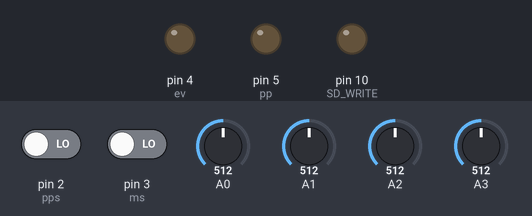
Recording of a sketch running on a simulated Arduino Uno, built with avr-gcc and run on an emulated ATmega328P. Parts: output pins drawn as LEDs (lit = HIGH). The inputs (shaded band) are chosen by the test bench; at power-on: pin 2 (pps) LOW, pin 3 (ms) LOW, A0 = 512, A1 = 512, A2 = 512, A3 = 512. The local clock reads 2024-03-15 10:24:30 at power-on unless the sketch sets it; storage starts empty; what the sketch prints to the serial monitor is not drawn.

Above: at 0.3 s.
Timing chart, 0 to 1.8 s (numbered marks = the images above):
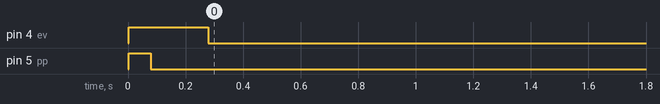

The sketch:

Automatic_Watering_controller.ino
```cpp
#include <RTClib.h>
#include <SPI.h>
#include <SD.h>
#include <Wire.h>

const char* filename = "datalog.csv";
File file;
RTC_DS1307 rtc;
char Time[20];

const int dry1 = 544; // Minimum sensor1 dryness to turn electric valve on
const int wet1 = 270; // Maximum sensor1 wetness to turn electric valve off

const int dry2 = 544; // Minimum sensor2 dryness to turn electric valve on
const int wet2 = 270; // Maximum sensor2 wetness to turn electric valve off

const int dry3 = 544; // Minimum sensor3 dryness to turn electric valve on
const int wet3 = 270; // Maximum sensor3 wetness to turn electric valve off

const int dry4 = 544; // Minimum sensor4 dryness to turn electric valve on
const int wet4 = 270; // Maximum sensor4 wetness to turn electric valve off

const int LowMoisture = 20;    // Minimum moisture level before misting
const int HighMoisture = 75;   // Maximum moisture level before counting 1
const int maxwatercount = 2;   // Maximum times to water plants a day

const int pps= 2;              // Setting pressure pump switch to Pin 2
const int ms = 3;              // Setting manual watering switch to Pin 3
const int ev = 4;              // Setting electrical valve to Pin 4
const int pp = 5;              // Setting pressure pump to Pin 5

int watercount = 0;      // Counting the number of watering sessions
int watercond = 0;       // Condition to water (TRUE or FALSE)

void setup() {
  Serial.begin(9600);
  Wire.begin();
  rtc.begin();
  rtc.adjust(DateTime(__DATE__, __TIME__));

  pinMode(pps,INPUT);      // PRESSURE PUMP SWITCH
  pinMode(ms,INPUT);       // MANUAL SWITCH
  pinMode(ev,OUTPUT);      // ELECTRICAL VALVE
  pinMode(pp,OUTPUT);      // PRESSURE PUMP
  pinMode(10,OUTPUT);     // SD WRITE
  digitalWrite(ev,HIGH);  // TURN VALVE OFF INITIALLY
  digitalWrite(pp,HIGH);  // TURN PRESSURE PUMP OFF INITIALLY

  if (!SD.begin(10)) {
    Serial.println("Error : Push the reset button");
    for (;;);
  }
  file = SD.open(filename, FILE_WRITE);
  if (file.size() == 0) {
    file.print("Watering Time, Moisture 1, Moisture 2, Moisture 3, Moisture 4, Water count");
  }
}

void loop() {

  int manualState = digitalRead(ms);                        // Read the INPUT VOLTAGE OF PIN 3
  int ppState = digitalRead(pps);                           // READ THE INPUT VOLTAGE OF PIN 2
  int ActppSt = digitalRead(pp);                            // READ ACTUAL PUMP STATE
  int sensorVal1 = analogRead(A0);
  int sensorVal2 = analogRead(A1);
  int sensorVal3 = analogRead(A2);
  int sensorVal4 = analogRead(A3);

  int Moisturelvl1 = map(sensorVal1, wet1, dry1, 100, 0);
  int Moisturelvl2 = map(sensorVal2, wet2, dry2, 100, 0);
  int Moisturelvl3 = map(sensorVal3, wet3, dry3, 100, 0);
  int Moisturelvl4 = map(sensorVal4, wet4, dry4, 100, 0);


  if ((Moisturelvl1<=LowMoisture)||(Moisturelvl2<=LowMoisture)||(Moisturelvl3<=LowMoisture)||(Moisturelvl4<=LowMoisture)) {
    watercond = 1;                                         // Condition to water
  }
  else if ((Moisturelvl1>=HighMoisture)||(Moisturelvl2>=HighMoisture)||(Moisturelvl3>=HighMoisture)||(Moisturelvl4>=HighMoisture)){
    watercond = 0;                                         // Condition to stop water
  }

  DateTime now = rtc.now();
  sprintf(Time, "%02d:%02d:%02d %02d/%02d/%02d",  now.hour(), now.minute(), now.second(), now.day(), now.month(), now.year());

  if ((now.hour()==0) && (now.minute()==0)){
  watercount = 0;
  }

  Serial.print(Time);
  Serial.print("  ");
  Serial.print(Moisturelvl1);
  Serial.print(",");
  Serial.print(Moisturelvl2);
  Serial.print(",");
  Serial.print(Moisturelvl3);
  Serial.print(",");
  Serial.print(Moisturelvl4);
  Serial.print(", Watercount:");
  Serial.print(watercount);
  Serial.print(", Manual Switch State:");
  if (manualState == HIGH){
  Serial.print ("OFF");
  }
  else {
  Serial.print ("ON");
  }
  Serial.print(", Pump Switch State:");
  if (ppState == HIGH){
  Serial.print ("OFF");
  }
  else {
  Serial.print ("ON");
  }
  Serial.print(", Pump State:");
  if (ActppSt == HIGH){
  Serial.println ("OFF");
  }
  else {
  Serial.println ("ON");
  }

  if (ppState == LOW){
    if ( now.hour()>=7 && now.hour()<=23){
          digitalWrite(pp,LOW);                                           // TURN PRESSURE PUMP ON
          delay(200);
    }
  }
  else {
    digitalWrite(pp,HIGH);                                          // TURN PRESSURE PUMP OFF
    delay(200);
  }

  if (manualState == LOW || watercount<maxwatercount){
    if (manualState == LOW || watercond == 1){
       digitalWrite(ev,LOW);                                        // TURN VALVE ON
       digitalWrite(pp,LOW);                                        // TURN PRESSURE PUMP ON
       delay(60000);
       watercount = watercount+1;
       if (file) {
        file.print(Time);
        file.print(",");
        file.print(Moisturelvl1);
        file.print(",");
        file.print(Moisturelvl2);
        file.print(",");
        file.print(Moisturelvl3);
        file.print(",");
        file.print(Moisturelvl4);
        file.print(",");
        file.println(watercount);
        file.flush();
        }
       else {
        Serial.println("Error opening datalog.txt");
         }
    }
      else {
       digitalWrite(ev,HIGH);                                            // TURN VALVE OFF
       delay(200);
       }
  }

  else {
  digitalWrite(ev,HIGH);                                            // TURN VALVE OFF
  delay(200);
  }

  delay(600);
}
```

Measured:
- by itself, pin 4 (ev): HIGH → LOW at 0.28 s
- by itself, pin 5 (pp): HIGH → LOW at 0.08 s
